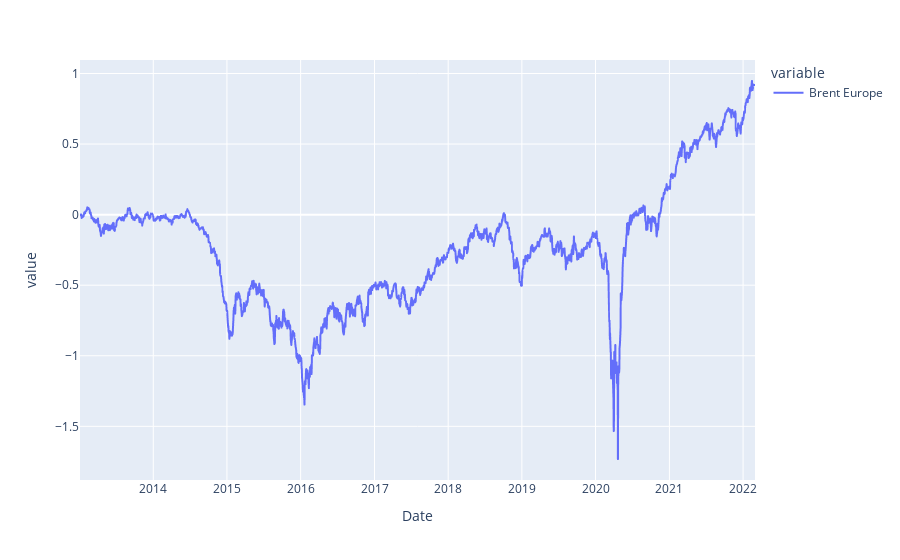

Here is the notebook cell this chart was saved with:
### Code cell
px.line(df['Brent Europe'].cumsum())

### Figure 1 — Plotly figure (JSON) as saved in the notebook; plotly's stock layout.template omitted (floating-point values rounded to 4 significant figures; data arrays with more than 128 entries replaced by an {"elided": "..."} marker saying what was removed)
{"data": [{"hovertemplate": "variable=Brent Europe<br>Date=%{x}<br>value=%{y}<extra></extra>", "legendgroup": "Brent Europe", "line": {"color": "#636efa", "dash": "solid"}, "marker": {"symbol": "circle"}, "mode": "lines", "name": "Brent Europe", "showlegend": true, "type": "scattergl", "x": {"elided": "2389 str values"}, "xaxis": "x", "y": {"elided": "2389 float values"}, "yaxis": "y"}], "layout": {"legend": {"title": {"text": "variable"}, "tracegroupgap": 0}, "margin": {"t": 60}, "xaxis": {"anchor": "y", "domain": [0, 1], "title": {"text": "Date"}}, "yaxis": {"anchor": "x", "domain": [0, 1], "title": {"text": "value"}}}}
